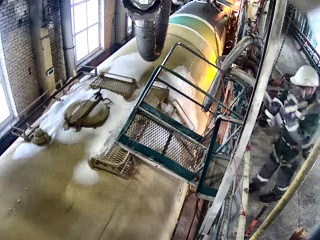
#> input picture images_for_emb/bridge_down/01531ae3db6e8494.jpg, 320 x 240 px
$ python -i contrast_increase.py   (imports and definitions only)
#> lines starting #> are read from the running program, lines starting #| are printed output that depends on the picture
#> further down, picture is the input picture: shape (240, 320, 3); mean B, G, R 112, 118.6, 121.5
import cv2
import numpy as np


def contrast_increase(image: np.ndarray) -> np.ndarray:
    clahe = cv2.createCLAHE(clipLimit=3, tileGridSize=(8, 8))
    lab = cv2.cvtColor(image, cv2.COLOR_BGR2LAB)  # convert from BGR to LAB color space
#> lab: shape (240, 320, 3); mean of channels 0, 1, 2 125, 128.5, 132
    l, a, b = cv2.split(lab)
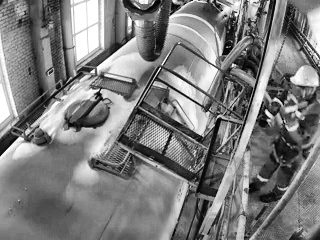
#> l: shape (240, 320); min 0, max 255, mean 125
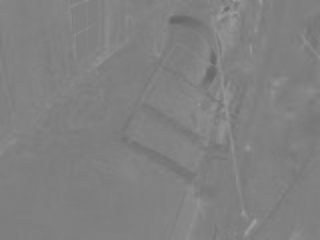
#> a: shape (240, 320); min 101, max 158, mean 128.5
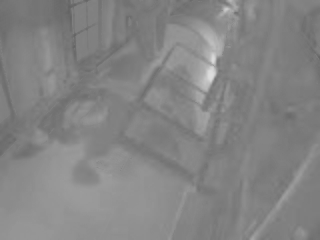
#> b: shape (240, 320); min 99, max 221, mean 132
    l2 = clahe.apply(l)  # apply CLAHE to the L-channel
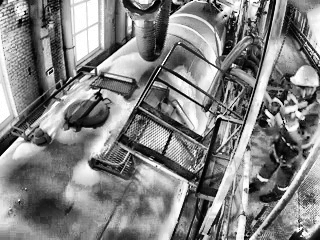
#> l2: shape (240, 320); min 0, max 255, mean 130.3
    lab = cv2.merge((l2, a, b))  # merge channels
#> lab: shape (240, 320, 3); mean of channels 0, 1, 2 130.3, 128.5, 132
    frame_new = cv2.cvtColor(lab, cv2.COLOR_LAB2BGR)
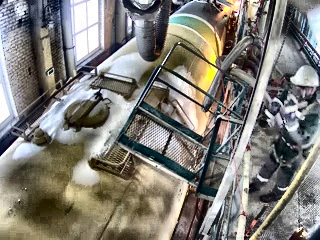
#> frame_new: shape (240, 320, 3); mean B, G, R 118.1, 124.7, 127.6
    return frame_new

>>> import cv2
>>> picture = cv2.imread('../images_for_emb/bridge_down/01531ae3db6e8494.jpg')
>>> result = contrast_increase(picture)

$ run again, on images_for_emb/bridge_down/05a2f0b1101a474a.jpg
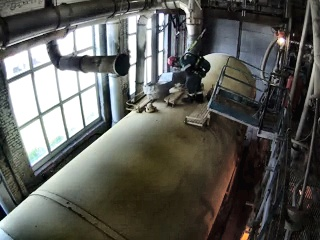
#> input picture images_for_emb/bridge_down/05a2f0b1101a474a.jpg, 320 x 240 px
#> picture is the input picture: shape (240, 320, 3); mean B, G, R 87.9, 92.9, 92.8
#> in contrast_increase, `l2 = clahe.apply(l)`:
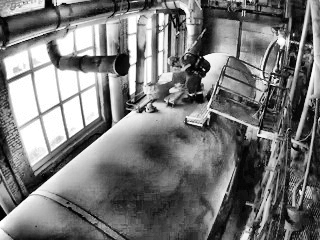
#> l2: shape (240, 320); min 0, max 255, mean 120.3
#> in contrast_increase, `frame_new = cv2.cvtColor(lab, cv2.COLOR_LAB2BGR)`:
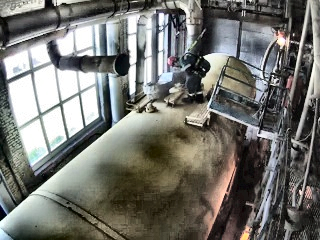
#> frame_new: shape (240, 320, 3); mean B, G, R 110.8, 116.1, 116.3

$ run again, on images_for_emb/bridge_down/0709b441fe34963b.jpg
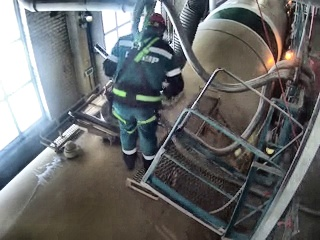
#> input picture images_for_emb/bridge_down/0709b441fe34963b.jpg, 320 x 240 px
#> picture is the input picture: shape (240, 320, 3); mean B, G, R 107.3, 106.8, 104.9
#> in contrast_increase, `l, a, b = cv2.split(lab)`:
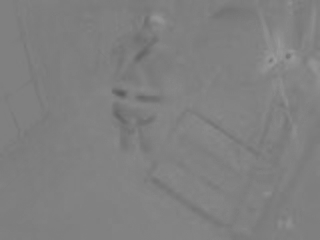
#> a: shape (240, 320); min 91, max 155, mean 127.9
#> in contrast_increase, `frame_new = cv2.cvtColor(lab, cv2.COLOR_LAB2BGR)`:
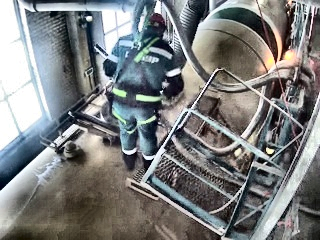
#> frame_new: shape (240, 320, 3); mean B, G, R 125.5, 125.2, 123.3

$ run again, on images_for_emb/bridge_down/07ccf1dcc457a22a.jpg
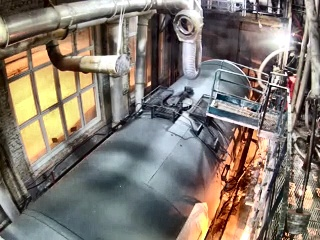
#> input picture images_for_emb/bridge_down/07ccf1dcc457a22a.jpg, 320 x 240 px
#> picture is the input picture: shape (240, 320, 3); mean B, G, R 112.9, 122.7, 132
#> in contrast_increase, `l, a, b = cv2.split(lab)`:
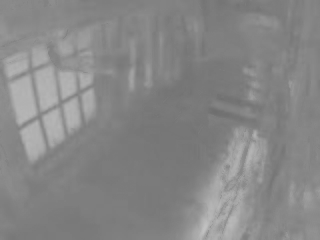
#> b: shape (240, 320); min 110, max 193, mean 134.6
#> in contrast_increase, `frame_new = cv2.cvtColor(lab, cv2.COLOR_LAB2BGR)`:
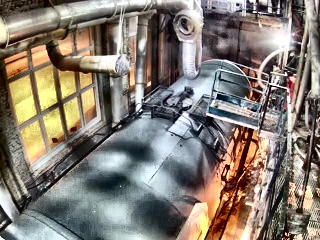
#> frame_new: shape (240, 320, 3); mean B, G, R 114.8, 124.5, 133.3
